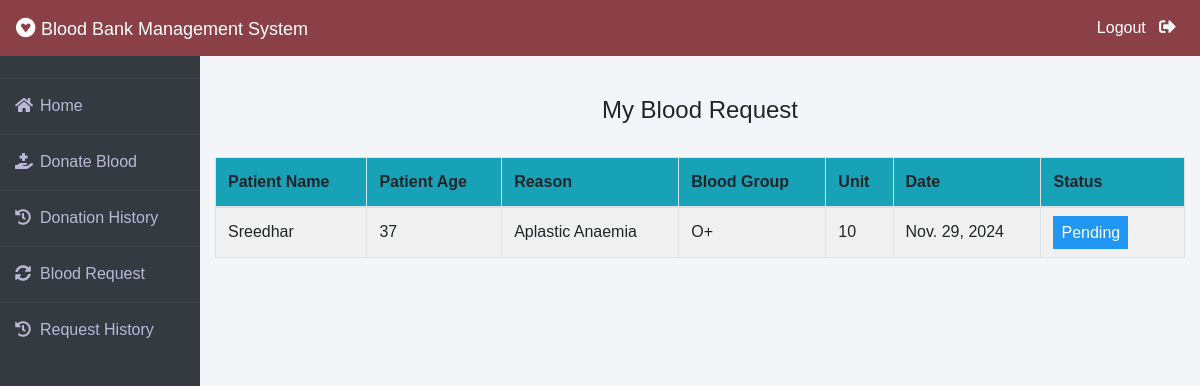
Page /donor/request-history (signed in) on the committed database.
### blood/models.py (models this page shows, shortened)
class BloodRequest(models.Model):
    request_by_patient=models.ForeignKey(pmodels.Patient,null=True,on_delete=models.CASCADE)
    request_by_donor=models.ForeignKey(dmodels.Donor,null=True,on_delete=models.CASCADE)
    patient_name=models.CharField(max_length=30)
    patient_age=models.PositiveIntegerField()
    reason=models.CharField(max_length=500)
    bloodgroup=models.CharField(max_length=10)
    unit=models.PositiveIntegerField(default=0)
    status=models.CharField(max_length=20,default="Pending")
    date=models.DateField(auto_now=True)

### donor/views.py (the view)
# urls.py: path('request-history', views.request_history_view,name='request-history'),
def request_history_view(request):
    donor= models.Donor.objects.get(user_id=request.user.id)
    blood_request=bmodels.BloodRequest.objects.all().filter(request_by_donor=donor)
    return render(request,'donor/request_history.html',{'blood_request':blood_request})

### blood/templates/donor/request_history.html (shortened to what this page needs)
{% extends 'donor/donorbase.html' %}
{% block content %}
{% load widget_tweaks %}
{%load static%}
<head>
   </head>
<br><br>
<div class="container">
    <H4 class="text-center">My Blood Request</H4><br>
    <table class="table table-light table-hover table-bordered table-striped">
        <thead class="bg-info">
            <tr>
                <th scope="col">Patient Name</th>
                <th scope="col">Patient Age</th>
                <th scope="col">Reason</th>
                <th scope="col">Blood Group</th>
                <th scope="col">Unit</th>
                <th scope="col">Date</th>
                <th scope="col">Status</th>
            </tr>
        </thead>
        <tbody>
            {% for t in blood_request %}
            <tr>
                <td> {{t.patient_name}}</td>
                <td>{{t.patient_age}}</td>
                <td>{{t.reason}}</td>
                <td>{{t.bloodgroup}}</td>
                <td>{{t.unit}}</td>
                <td>{{t.date}}</td>
                {% if t.status == 'Approved' %}
                <td><span class="label warning"> Approved</span></td>
                {% elif t.status == 'Rejected' %}
                <td><span class="label success">Rejected</span></td>
                {% else %}
                <td><span style="color: white;margin-left: 0px;" class="label info">Pending</span></td>
                {% endif %}
            </tr>
            {% endfor %}
        </tbody>
    </table>
</div>
{% endblock content %}

### blood/templates/donor/donorbase.html (style rules this page uses)
* { margin: 0; padding: 0; box-sizing: border-box; list-style: none; text-decoration: none; font-family: 'Josefin Sans', sans-serif; }
body { background-color: #f3f5f9; }
.wrapper .main_content .info { margin: 20px; color: #717171; line-height: 25px; }

### blood/templates/donor/request_history.html (style rules this page uses)
.label { color: white; padding: 8px; }
.info { background-color: #2196F3; }

### rows in the picture
BloodRequest: patient_name "Sreedhar", patient_age "37", reason "Aplastic Anaemia", bloodgroup "O+", unit "10", date "Nov. 29, 2024", status "Pending"
